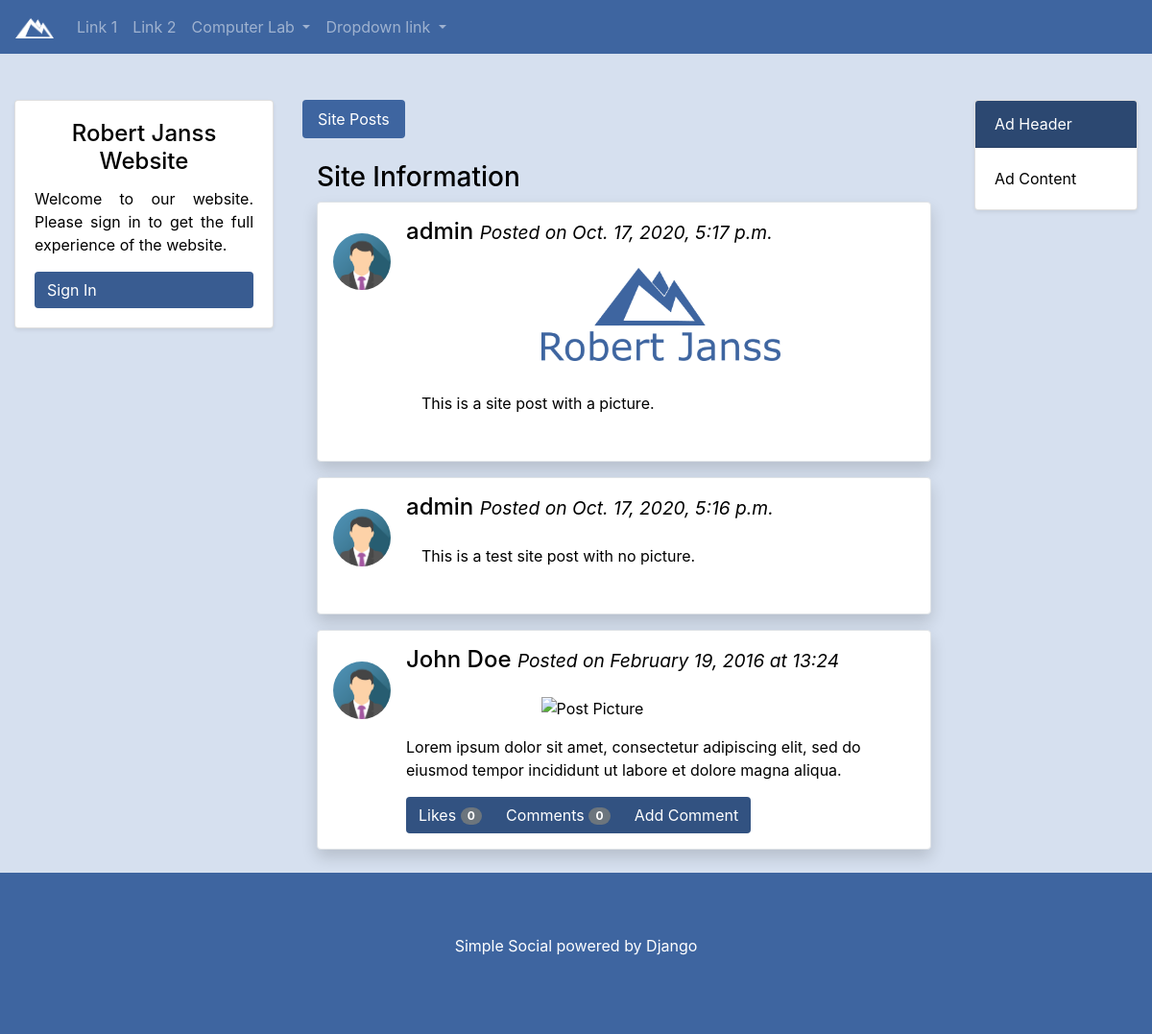
The page / on the database its author committed.
### simplesocial2/models.py (models this page shows)
class SitePost(models.Model):
    username = models.ForeignKey(
        UserProfile,
        on_delete=models.CASCADE,
    )
    post = models.TextField(max_length=1024)
    postpic = models.ImageField(upload_to=site_post_upload_dir, null=True,blank=True)
    postdate = models.DateTimeField(auto_now_add=True)

class UserProfile(models.Model):
    username = models.ForeignKey(
        User,
        on_delete=models.CASCADE,
    )
    avatar = models.ImageField(upload_to=userprofile_avatar_upload_dir, null=True, blank=True)
    friends = models.ManyToManyField('self',blank=True, related_name='myfriends')
    def __str__(self):
        return str(self.username)

### accounts/models.py (models this page shows)
class CustomUser(AbstractUser):
    pass

### simplesocial2/views.py (the view, shortened to what this page needs)
# urls.py: path('', views.homepage, name='home'),
def homepage(request):
    try:
        site_name = models.SiteSetting.objects.get(name='sitename')
    except models.SiteSetting.DoesNotExist:
        site_name = {'value':'Simple Social Media'}
    sitepost = models.SitePost.objects.order_by('-postdate')
    context = {'site_name':site_name, 'sitepost':sitepost, 'current_user':request.user}
    return render(request, 'simplesocial2/home.html', context)

### simplesocial2/templates/simplesocial2/home.html (shortened to what this page needs)
{% extends 'simplesocial2/_base.html' %}
{% load static %}
{% block content %}
    <div class="row">
    <div class="col-md-3" style="">
        {% if user.is_authenticated %}
		<div class="card shadow-sm align-self-start mx-auto" style="max-width:300px;">
			<img class="card-img-top rounded-circle mx-auto pt-3" src="{% static 'simplesocial2/images/img_avatar3.png' %}" alt="" style="width:75%">
			<div class="card-body">
				<h4 class="card-title text-center">{{ user.first_name }} {{ user.last_name }}</h4>
				<h5 class="text-center">{{ user.username }}</h5>
				<div class="btn-group-vertical btn-block">
					<button type="button" class="btn w3-theme-d1 text-left" onclick="window.location.assign('{% url 'logout' %}');">Sign Out</button>
					<div class="btn-group dropdown dropright">
						<button type="button" class="btn w3-theme-d1 dropdown-toggle text-left" data-toggle="dropdown">Settings</button>
						<div class="dropdown-menu btn-block">
							<a class="dropdown-item" href="#">Change Password</a>
							<a class="dropdown-item" href="#">Change Picture</a>
						</div>
					</div>
					<button type="button" class="btn w3-theme-d1 text-left">Search Users</button>
					<button type="button" class="btn w3-theme-d1 text-left">Friends</button>
				</div>
			</div>
		</div>
		{% for x in myfriends %}
		friend: {{ x.username }}
		{% endfor %}
        {% else %}
		<div class="card shadow-sm align-self-start mx-auto" style="max-width:300px;">
			<div class="card-body">
				<h4 id="signintitle" class="card-title text-center">Robert Janss Website</h4>
				<p  id="signindesc" class="text-justify">Welcome to our website. Please sign in to get the full experience of the website.</p>
				<div class="btn-group-vertical btn-block">
					<button type="button" class="btn w3-theme-d1 text-left" onclick="window.location.assign('{% url 'login' %}');">Sign In</button>
				</div>
			</div>
		</div>
        {% endif %}
    </div>
    <div class="col-md" style="">
		<ul class="nav nav-pills" role="tablist">
			<li class="nav-item">
		  		<a class="nav-link active ssoc-active" data-toggle="pill" href="#siteposts" onclick="$('#sitenew').fadeOut('fast')">Site Posts <span id="sitenew" class="badge badge-warning" style="display:none;">New</span></a>
			</li>
		</ul>
		<div class="tab-content">
			<div id="siteposts" class="container tab-pane active"><br>
					<h3>Site Information</h3>
					{% for site_post in sitepost %}
					<article class="media border rounded p-3 mb-3 shadow bg-white">
						{% if site_post.username.avatar %}
						<img src="{% get_media_prefix %}{{ site_post.username.avatar }}" alt="{{ site_post.username }}" class="mr-3 mt-3 rounded-circle" style="width:60px;">
						{% endif %}
						<div class="media-body">
							<h4>{{ site_post.username }} <small><i>Posted on {{ site_post.postdate }}</i></small></h4>
							{% if site_post.postpic %}
							<div class="d-flex justify-content-center p-3"><img src="{% get_media_prefix %}{{ site_post.postpic }}" alt="Post Picture" class="" style="width:50%;"></div>
							{% endif %}
							<p class="p-3">{{ site_post.post }}</p>
						</div>
					</article>
					{% endfor %}
				<article class="media border rounded p-3 shadow bg-white">
					<img src="{% static 'simplesocial2/images/img_avatar3.png' %}" alt="John Doe" class="mr-3 mt-3 rounded-circle" style="width:60px;">
					<div class="media-body">
						<h4>John Doe <small><i>Posted on February 19, 2016 at 13:24</i></small></h4>
						<div class="d-flex justify-content-center p-3"><img src="{% static 'simplesocial2/images/Apples_Cycles_02_4k.png' %}" alt="Post Picture" class="" style="width:50%;"></div>
						<p>Lorem ipsum dolor sit amet, consectetur adipiscing elit, sed do eiusmod tempor incididunt ut labore et dolore magna aliqua.</p>
						<div class="btn-group">
							<button type="button" class="btn w3-theme-d2">Likes <span class="badge badge-pill badge-secondary">0</span></button>
							<button type="button" class="btn w3-theme-d2" onclick="$(this).parent().siblings('#comments').slideToggle();">Comments <span class="badge badge-pill badge-secondary">0</span></button>
							<button type="button" class="btn w3-theme-d2">Add Comment</button>
						</div>
					</div>
				</article>
			</div>
		</div>
	</div>
    <div class="col-md-2">
		<div class="card shadow-sm mx-auto" style="cursor:pointer;max-width:240px;" onclick="window.open('#');">
		  <div class="card-header w3-theme-d3">Ad Header</div>
		  <div class="card-body">Ad Content</div>
		</div>
	</div>
    </div>
{% endblock content %}

### simplesocial2/static/simplesocial2/css/ssoc2.css (style rules this page uses)
.w3-theme-l4 { color:#000 !important; background-color:#d6e0ef !important }
.w3-theme-d1 { color:#fff !important; background-color:#395c91 !important }
.w3-theme-d2 { color:#fff !important; background-color:#325281 !important }
.w3-theme-d3 { color:#fff !important; background-color:#2c4871 !important }
.nav-link.active.ssoc-active { background-color: #3e65a0; }

### rows shown on the page
SitePost: username.avatar (picture), username "admin", postdate "Oct. 17, 2020, 5:17 p.m.", postpic (picture), post "This is a site post with a picture."
SitePost: username.avatar (picture), username "admin", postdate "Oct. 17, 2020, 5:16 p.m.", post "This is a test site post with no picture."
